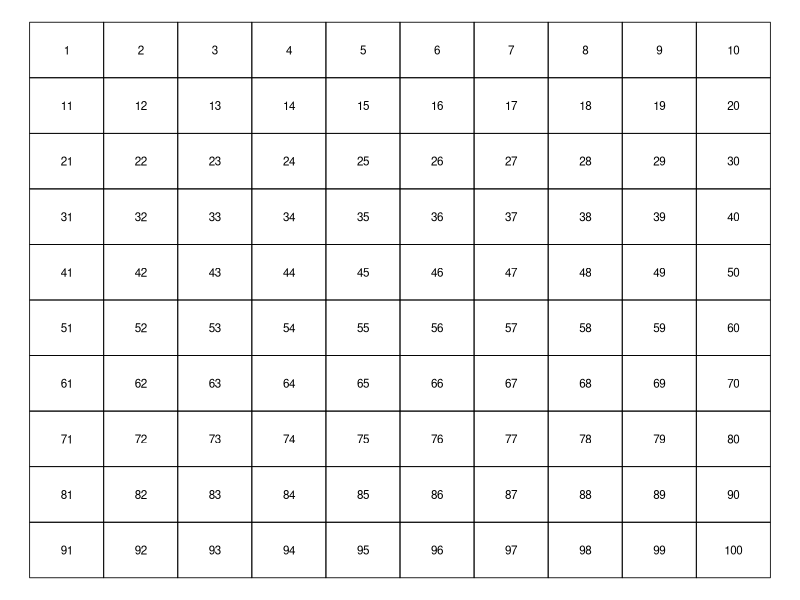
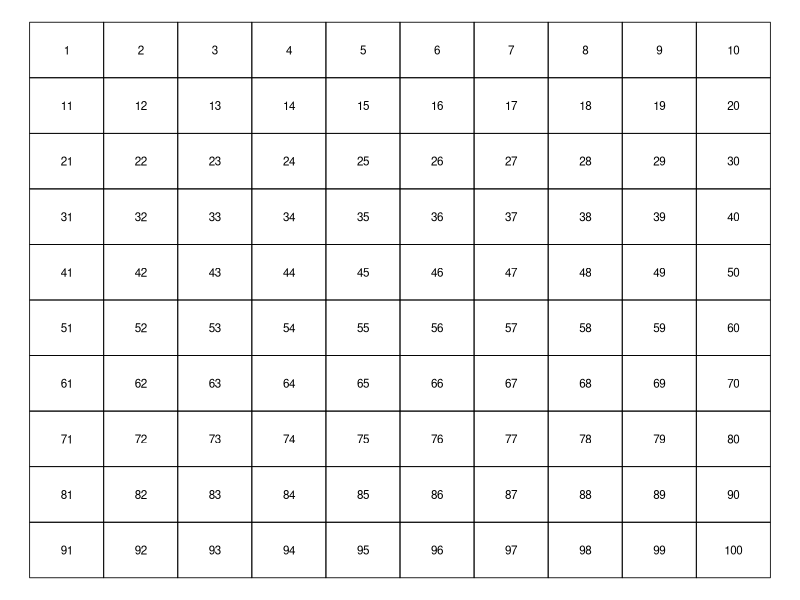

Recreate these plots in R, in order.
library(svglite)

make_plot <- function() {
  old <- par(mar = c(0,0,0,0), bg = "white", family = "sans")
  plot(0, 0, type = "n", xlim = c(0, 10), ylim = c(0, 10), axes = FALSE,
       xlab = "", ylab = "")
  # grid 10 columns x 10 rows, numbers 1..100, row-major (row1: 1..10 top)
  for (r in 0:9) {
    for (c in 0:9) {
      val <- r*10 + c + 1
      x0 <- c; y1 <- 9 - r
      rect(x0, y1, x0+1, y1+1, border = "black", lwd = 0.8)
      text(x0+0.5, y1+0.5, as.character(val), cex = 0.7)
    }
  }
  par(old)
}

svglite("C:/Users/18904/Github/primary-mathematics/figures/week11-1.svg", width = 8, height = 8)
make_plot(); dev.off()
cairo_pdf("C:/Users/18904/Github/primary-mathematics/figures/week11-1.pdf", width = 8, height = 8)
make_plot(); dev.off()
cat("done\n")
